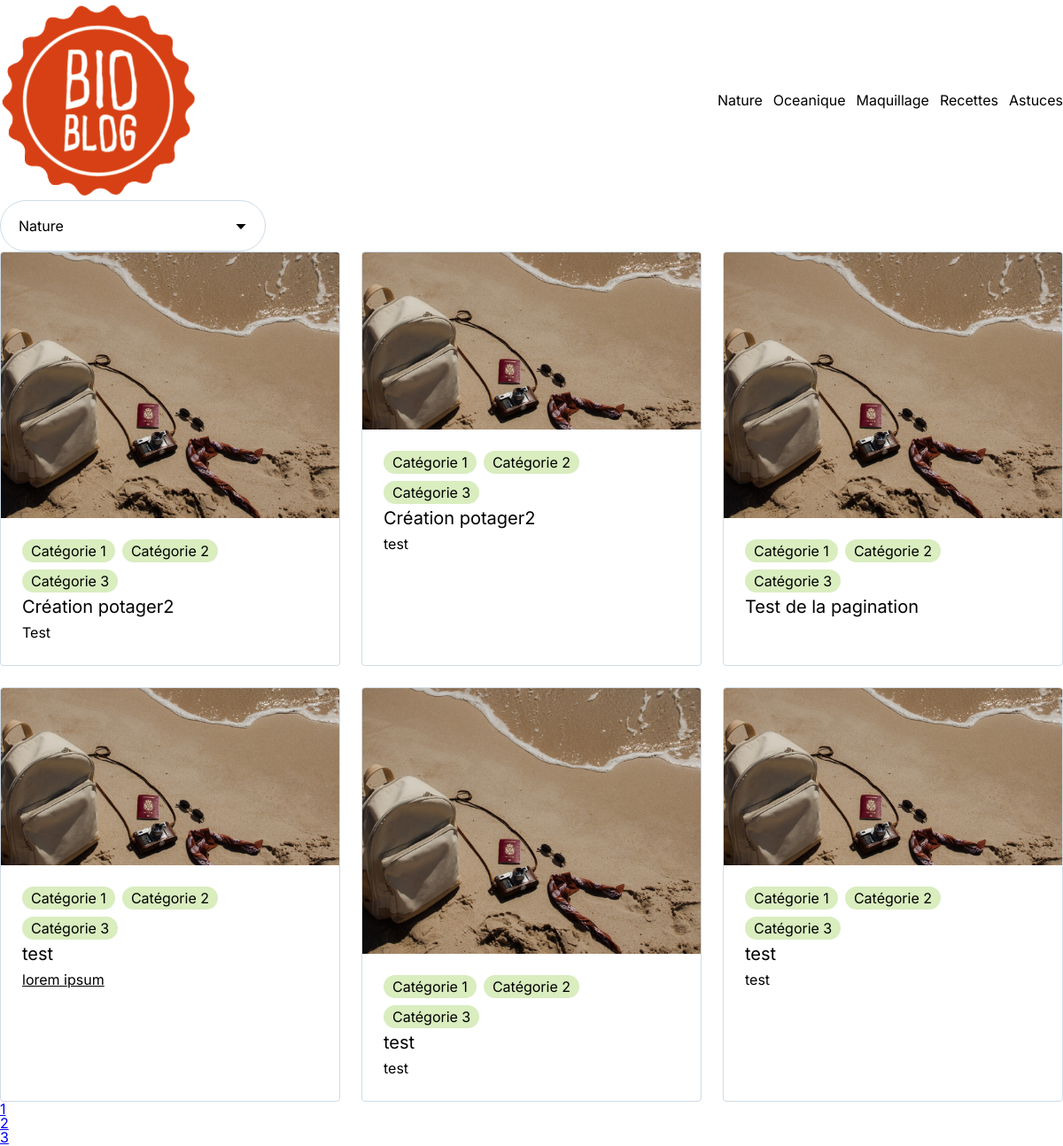
The page / on the database its author committed.
### tables this page shows
CREATE TABLE `categories` (
  `id` int(11) NOT NULL AUTO_INCREMENT,
  `name` varchar(255) DEFAULT NULL,
  PRIMARY KEY (`id`)
);

CREATE TABLE `categories_posts` (
  `post_id` int(11) DEFAULT NULL,
  `categorie_id` int(11) DEFAULT NULL,
  KEY `post_id` (`post_id`),
  KEY `categorie_id` (`categorie_id`),
  CONSTRAINT `categories_posts_ibfk_1` FOREIGN KEY (`post_id`) REFERENCES `posts` (`id`),
  CONSTRAINT `categories_posts_ibfk_2` FOREIGN KEY (`categorie_id`) REFERENCES `categories` (`id`)
);

CREATE TABLE `posts` (
  `id` int(11) NOT NULL AUTO_INCREMENT,
  `title` varchar(255) DEFAULT NULL,
  `content` text,
  `status` tinyint(1) DEFAULT NULL,
  `thumbnail` varchar(255) DEFAULT NULL,
  `user_id` int(11) DEFAULT NULL,
  `created_at` datetime NOT NULL DEFAULT CURRENT_TIMESTAMP,
  `updated_at` datetime NOT NULL DEFAULT CURRENT_TIMESTAMP,
  `delete` tinyint(1) DEFAULT NULL,
  PRIMARY KEY (`id`),
  KEY `user_id` (`user_id`),
  CONSTRAINT `posts_ibfk_1` FOREIGN KEY (`user_id`) REFERENCES `users` (`id`)
);

### public/includes/functions.php (called while the page is built, shortened)
<?php
function limit_text($text, $limit) {
	return $text;
}

### public/index.php (the view, shortened to what this page needs)
<?php
require_once 'includes/functions.php';
require_once '../config/database.php';
$num_posts = 6;
$query = "SELECT count(id) as n
FROM posts";
$statement = $pdo->prepare( $query );
$statement->execute();
$total_posts = $statement->fetch();
$pagination = ( ceil( $total_posts['n'] / $num_posts ) + 1 );
$p = ( isset( $_GET['p'] ) ) ? $_GET['p'] : 1;
if ($p == 1) {
	$offset = 1;
} else {
	$offset = ($num_posts * $p);
}
$has_categorie_id = $_GET['categorie'] ?? null;
if ( $has_categorie_id ) {
	$query = 'SELECT *
	FROM posts p
	LEFT JOIN categories_posts cp ON p.id = cp.post_id
	LEFT JOIN categories c ON cp.categorie_id = c.id
	WHERE c.id = :categorie_id';
} else {
	$query = 'SELECT *
	FROM posts p
	LEFT JOIN categories_posts cp ON p.id = cp.post_id
	LEFT JOIN categories c ON cp.categorie_id = c.id
	LIMIT ' . $num_posts . ' OFFSET ' . ($offset - 1);
}
$statement = $pdo->prepare( $query );
$statement->execute();
$posts = $statement->fetchAll();
?>
<!DOCTYPE html>
<html lang="fr">
<head>
	<link rel="stylesheet" href="assets/css/app.css">
</head>
<body class="site home">
	<?php include_once 'includes/header.php'; ?>
	<main>
		<form action="" method="GET">
			<div class="form-row form-row--select">
				<select id="cat-filter" name="categorie">
					<?php foreach ($categories as $categorie) :
						$selected = ( isset( $_GET['categorie'] ) && $_GET['categorie'] == $categorie['id'] ) ? 'selected' : '';
						?>
						<option value="<?php echo $categorie['id']; ?>" <?php echo $selected; ?>><?php echo $categorie['name']; ?></option>
					<?php endforeach; ?>
				</select>
			</div>
		</form>
		<section class="posts-list">
			<?php foreach ( $posts as $post ) : ?>
				<?php if ( $post["status"] == 1 ) :  ?>
					<article id="post-<?php echo $post["id"]; ?>" class="post-card">
						<picture class="post-card-image">
							<a href="single.php?id=<?php echo $post["id"]; ?>">
								<img src="uploads/<?php echo $post["thumbnail"]; ?>" alt="">
							</a>
						</picture>
						<div class="post-card-content">
							<div class="categories-list">
								<a href="">Catégorie 1</a>
								<a href="">Catégorie 2</a>
								<a href="">Catégorie 3</a>
							</div>
							<h2 class="title">
								<a href="single.php?id=<?php echo $post["id"]; ?>"><?php echo $post["title"]; ?></a>
							</h2>
							<p><?php echo (! empty($post["content"])) ? limit_text($post["content"], 20) : ''; ?></p>
						</div>
					</article>
				<?php endif; ?>
			<?php endforeach; ?>
		</section>
		<?php
		if ( $total_posts['n'] > $num_posts ) : ?>
			<ol>
				<?php for ($i = 1; $i < $pagination; $i++) : ?>
					<li>
						<a href="/?p=<?php echo $i; ?>"><?php echo $i; ?></a>
					</li>
				<?php endfor; ?>
			</ol>
		<?php endif; ?>
	</main>
</body>
</html>

### public/includes/header.php (shortened to what this page needs)
<?php
require '../config/database.php';
$query = "SELECT c.id, c.name
FROM categories c";
$statement = $pdo->prepare( $query );
$statement->execute();
$categories = $statement->fetchAll();
?>
<header class="site-header">
	<a href="">
		<img src="assets/images/logo-bioblog.png" alt="">
	</a>
	<menu>
		<?php foreach ($categories as $categorie) : ?>
			<li>
				<a href="?categorie=<?php echo $categorie['id']; ?>"><?php echo $categorie['name']; ?></a>
			</li>
		<?php endforeach; ?>
	</menu>
</header>

### public/assets/css/app.css (style rules this page uses)
:root { --color-blue: #44A5FF; --color-red: #D32C2E; --color-green: #D9EDBF; --color-blue-light: #CFDCE8; --font-primary: "Inter", sans-serif; --font-secondary: "Roboto Serif", serif; }
html, body, div, span, applet, object, iframe, h1, h2, h3, h4, h5, h6, p, blockquote, pre, a, abbr, acronym, address, big, cite, code, del, dfn, em, img, ins, kbd, q, s, samp, small, strike, strong, sub, sup, tt, var, b, u, i, center, dl, dt, dd, ol, ul, li, fieldset, form, label, legend, table, caption, tbody, tfoot, thead, tr, th, td, article, aside, canvas, details, embed, figure, figcaption, footer, header, hgroup, menu, nav, output, ruby, section, summary, time, mark, audio, video { margin: 0; padding: 0; border: 0; font-size: 100%; font: inherit; vertical-align: baseline; }
article, aside, details, figcaption, figure, footer, header, hgroup, menu, nav, section { display: block; }
body { line-height: 1; }
ol, ul { list-style: none; }
*, *::before, *::after { box-sizing: border-box; outline: none; }
html { font-family: -apple-system, BlinkMacSystemFont, "Segoe UI", "Roboto", "Oxygen", "Ubuntu", "Cantarell", "Fira Sans", "Droid Sans", "Helvetica Neue", sans-serif; font-size: 62.5%; -webkit-font-smoothing: antialiased; -moz-osx-font-smoothing: grayscale; }
body { font-family: var(--font-primary); font-optical-sizing: auto; font-variation-settings: "slnt" 0; font-weight: 400; font-size: 1.6rem; }
button, a { cursor: pointer; }
main img { -o-object-fit: cover; object-fit: cover; width: 100%; height: auto; }
::placeholder { color: #78818A; }
select { all: unset; box-sizing: border-box; display: block; padding: 1.6rem 2rem; padding-right: 4rem; width: 100%; font-size: 1.6rem; line-height: 2.4rem; background-color: white; border: 1px solid var(--color-blue-light); border-radius: 6rem; }
.form-row--select { position: relative; max-width: 30rem; }
.form-row--select::before { content: ""; display: block; position: absolute; top: 50%; right: 2.4rem; transform: translateY(-75%) rotate(45deg); width: 0.8rem; height: 0.8rem; border: 4px solid currentColor; border-left-color: transparent; border-top-color: transparent; }
.site .site-header { display: flex; align-items: center; justify-content: space-between; }
.site .site-header menu { display: flex; gap: 1.2rem; align-items: center; list-style: none; }
.site .site-header menu a { text-decoration: none; color: currentColor; }
.posts-list { display: grid; gap: 2.4rem; grid-template-columns: repeat(3, 1fr); }
.posts-list img { width: 100%; height: 100%; -o-object-fit: cover; object-fit: cover; }
.posts-list .categories-list { display: flex; gap: 0.8rem; flex-wrap: wrap; }
.posts-list .categories-list a { padding: 0.5rem 1rem; text-decoration: none; color: currentColor; background: var(--color-green); border-radius: 5rem; }
.posts-list .post-card { background-color: white; border: 1px solid var(--color-blue-light); border-radius: 4px; }
.posts-list .post-card-image { overflow: hidden; display: block; height: 20rem; border-radius: 3px 3px 0 0; }
.posts-list .post-card-image a { display: block; width: 100%; height: 100%; }
.posts-list .post-card:nth-child(2n+1) .post-card-image { height: 30rem; }
.posts-list .post-card-content { padding: 2.4rem; }
.posts-list .post-card-content .title { font-size: 2rem; line-height: 3.2rem; }
.posts-list .post-card-content .title a { text-decoration: none; color: currentColor; }
.posts-list .post-card-content p { font-size: 1.6rem; line-height: 2.6rem; }

### rows shown on the page
categories: name "Nature"
categories: name "Oceanique"
categories: name "Maquillage"
categories: name "Recettes"
categories: name "Astuces"
categories_posts: post.thumbnail (picture), post.title "Création potager2", post.content "Test"
categories_posts: post.thumbnail (picture), post.title "Création potager2", post.content "test"
posts: thumbnail (picture), title "Test de la pagination"
posts: thumbnail (picture), title "test", content "lorem ipsum"
posts: thumbnail (picture), title "test", content "test"
posts: thumbnail (picture), title "test", content "test"

### other values the page prints
form field categorie "Nature"
